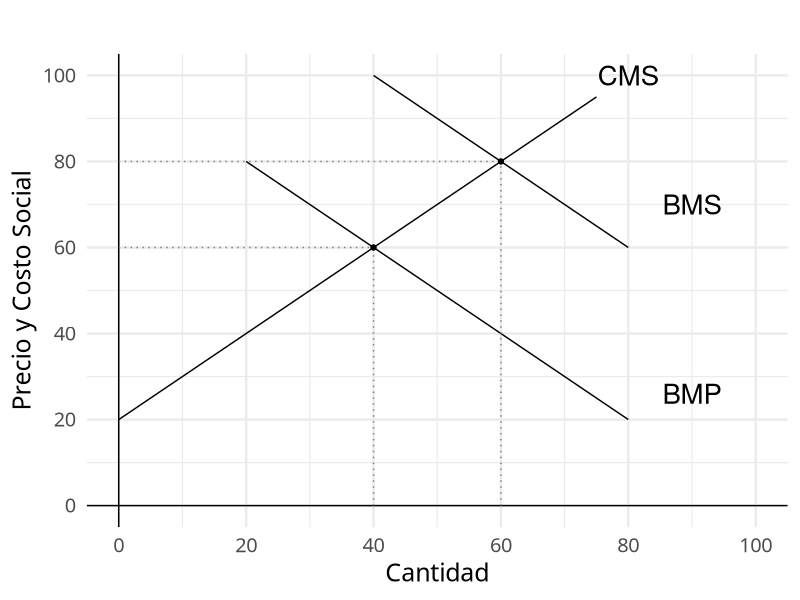
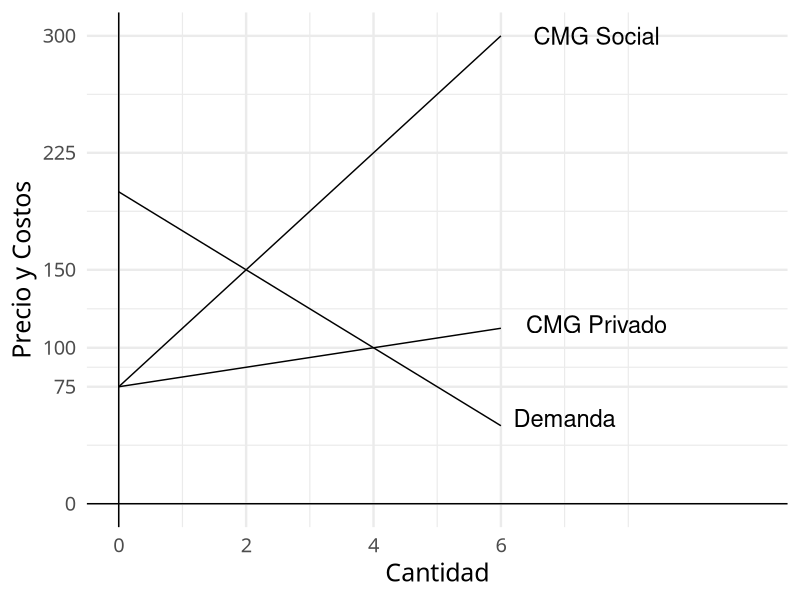

Recreate these plots in R, in order.
## ---- chunk 1
knitr::opts_chunk$set(echo=FALSE, warning = FALSE,
                       message=FALSE)

library(tidyverse)

theme_set(
  theme_minimal(base_family = 'Montserrat',
                base_size=18) + 
    theme(plot.title=element_text(hjust=.5)))



marcar_punto <- function(x, y, linetype="dashed") {
  list(
    geom_segment(x=x, y=0, xend=x, yend=y, color="gray50",
                 linetype="dotted", inherit.aes = FALSE),
    geom_segment(x=0, y=y, xend=x, yend=y,  color="gray50",
                 linetype="dotted", inherit.aes = FALSE),
    geom_point(x=x, y=y, inherit.aes = FALSE)
  )
}


## ---- chunk 2
mpb_df <- tibble(x=c(40,  60), 
                 y=c(60, 40))

msb_df <- tibble(x=c(40,  60),
                 y=c(100, 80))


mpb_fun <- splinefun(mpb_df$x, mpb_df$y)
msb_fun <- splinefun(msb_df$x, msb_df$y)

msc_df <- tibble(x=c(40, 60),
                 y=c(60, 80))


msc_fun <- splinefun(msc_df$x, msc_df$y)

ggplot(data.frame(x=0, y=0)) + 
  geom_function(fun=mpb_fun, xlim=c(20, 80)) +
  annotate("text", y=26, x=90, size=7, label="BMP") +
  geom_function(fun=msb_fun, xlim=c(40, 80)) +
  annotate("text", y=70, x=90, size=7, label="BMS") +
  geom_function(fun=msc_fun, xlim=c(0, 75)) +
  annotate("text", y=100, x=80, size=7, label="CMS") +
  geom_vline(xintercept = 0) +
  geom_hline(yintercept = 0) +
  marcar_punto(40, 60) +
  marcar_punto(60, 80) +
  scale_x_continuous(limits = c(0, 100),
                     breaks=c(0, 20, 40, 60, 80, 100)) + 
  scale_y_continuous(limits = c(0, 100),
                     breaks=c(0, 20, 40, 60, 80, 100)) + 
  labs(x="Cantidad", y="Precio y Costo Social", 
       title="")

## ---- chunk 3
curvas <- list(
  cmg_soc=tribble(
    ~x, ~y, 
    0,   75,
    4,   225),
  cmg_priv=tribble(
    ~x, ~y,
    0,   75, 
    4,   100),
  demanda=tribble(
    ~x, ~y,
    2,   150,
    4,   100)) %>% 
  map(~splinefun(.x$x,.x$y))
  

p1 <- data.frame(x=0, y=0) %>% 
  ggplot(aes(x, y)) + 
  geom_function(fun=curvas$cmg_soc, xlim=c(0, 6)) +
  annotate("text", y=300, x=7.5, size=6, label="CMG Social") +
  geom_function(fun=curvas$cmg_priv, xlim=c(0, 6)) +
  annotate("text", y=115, x=7.5, size=6, label="CMG Privado") +
  geom_function(fun=curvas$demanda, xlim=c(0, 6)) +
  annotate("text", y=55, x=7, size=6, label="Demanda") + 
  scale_x_continuous(breaks=c(0, 2, 4, 6),
                     limits=c(0, 10)) +
  scale_y_continuous(breaks=c(0, 75, 100, 150, 225, 300),
                     limits=c(0, 300)) +
  labs(x="Cantidad", y="Precio y Costos") + 
  geom_vline(xintercept = 0) +
  geom_hline(yintercept = 0) 

p1
